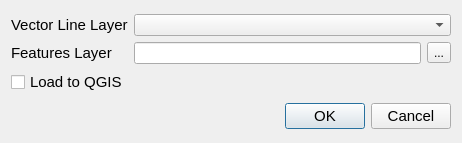
<?xml version="1.0" encoding="UTF-8"?>
<ui version="4.0">
 <class>StreamFeatureToolDialogBase</class>
 <widget class="QDialog" name="StreamFeatureToolDialogBase">
  <property name="geometry">
   <rect>
    <x>0</x>
    <y>0</y>
    <width>462</width>
    <height>143</height>
   </rect>
  </property>
  <property name="windowTitle">
   <string>Stream Feature Extractor</string>
  </property>
  <layout class="QGridLayout" name="gridLayout">
   <item row="5" column="0">
    <widget class="QDialogButtonBox" name="button_box">
     <property name="font">
      <font>
       <pointsize>11</pointsize>
      </font>
     </property>
     <property name="orientation">
      <enum>Qt::Horizontal</enum>
     </property>
     <property name="standardButtons">
      <set>QDialogButtonBox::Cancel|QDialogButtonBox::Ok</set>
     </property>
    </widget>
   </item>
   <item row="0" column="0">
    <layout class="QGridLayout" name="gridLayout_2">
     <item row="1" column="0">
      <widget class="QLabel" name="lblFeaturesLayer">
       <property name="font">
        <font>
         <pointsize>11</pointsize>
        </font>
       </property>
       <property name="text">
        <string>Features Layer</string>
       </property>
      </widget>
     </item>
     <item row="0" column="0">
      <widget class="QLabel" name="lblVectorLineLayer">
       <property name="font">
        <font>
         <pointsize>11</pointsize>
        </font>
       </property>
       <property name="text">
        <string>Vector Line Layer</string>
       </property>
      </widget>
     </item>
     <item row="1" column="1">
      <layout class="QGridLayout" name="gridLayout_3">
       <item row="0" column="1">
        <widget class="QToolButton" name="tbFeaturesLayer">
         <property name="text">
          <string>...</string>
         </property>
        </widget>
       </item>
       <item row="0" column="0">
        <widget class="QLineEdit" name="leFeaturesLayer"/>
       </item>
      </layout>
     </item>
     <item row="0" column="1">
      <widget class="QComboBox" name="cboVectorLineLayer"/>
     </item>
     <item row="2" column="0">
      <widget class="QCheckBox" name="cbLoadToQGIS">
       <property name="font">
        <font>
         <pointsize>11</pointsize>
        </font>
       </property>
       <property name="text">
        <string>Load to QGIS</string>
       </property>
      </widget>
     </item>
    </layout>
   </item>
  </layout>
 </widget>
 <resources/>
 <connections>
  <connection>
   <sender>button_box</sender>
   <signal>accepted()</signal>
   <receiver>StreamFeatureToolDialogBase</receiver>
   <slot>accept()</slot>
   <hints>
    <hint type="sourcelabel">
     <x>20</x>
     <y>20</y>
    </hint>
    <hint type="destinationlabel">
     <x>20</x>
     <y>20</y>
    </hint>
   </hints>
  </connection>
  <connection>
   <sender>button_box</sender>
   <signal>rejected()</signal>
   <receiver>StreamFeatureToolDialogBase</receiver>
   <slot>reject()</slot>
   <hints>
    <hint type="sourcelabel">
     <x>20</x>
     <y>20</y>
    </hint>
    <hint type="destinationlabel">
     <x>20</x>
     <y>20</y>
    </hint>
   </hints>
  </connection>
 </connections>
</ui>
